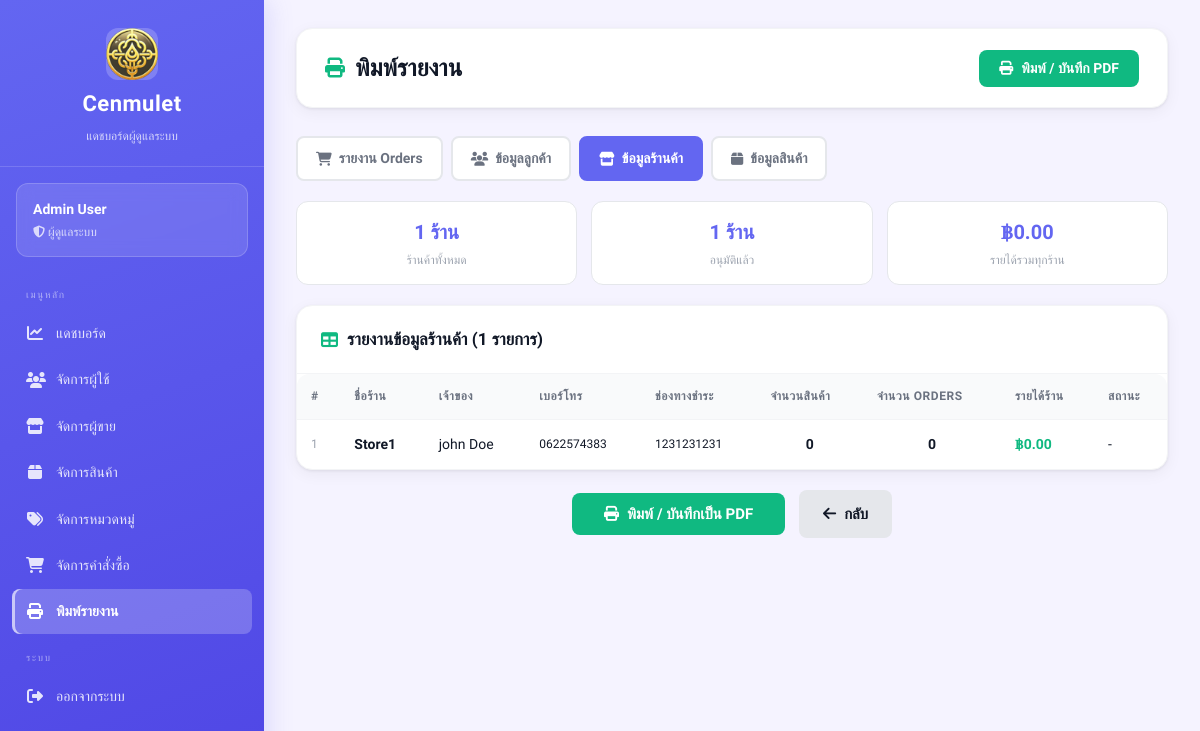
/views/admin/report.php?type=stores (signed in), run on an earlier commit of the app's database.
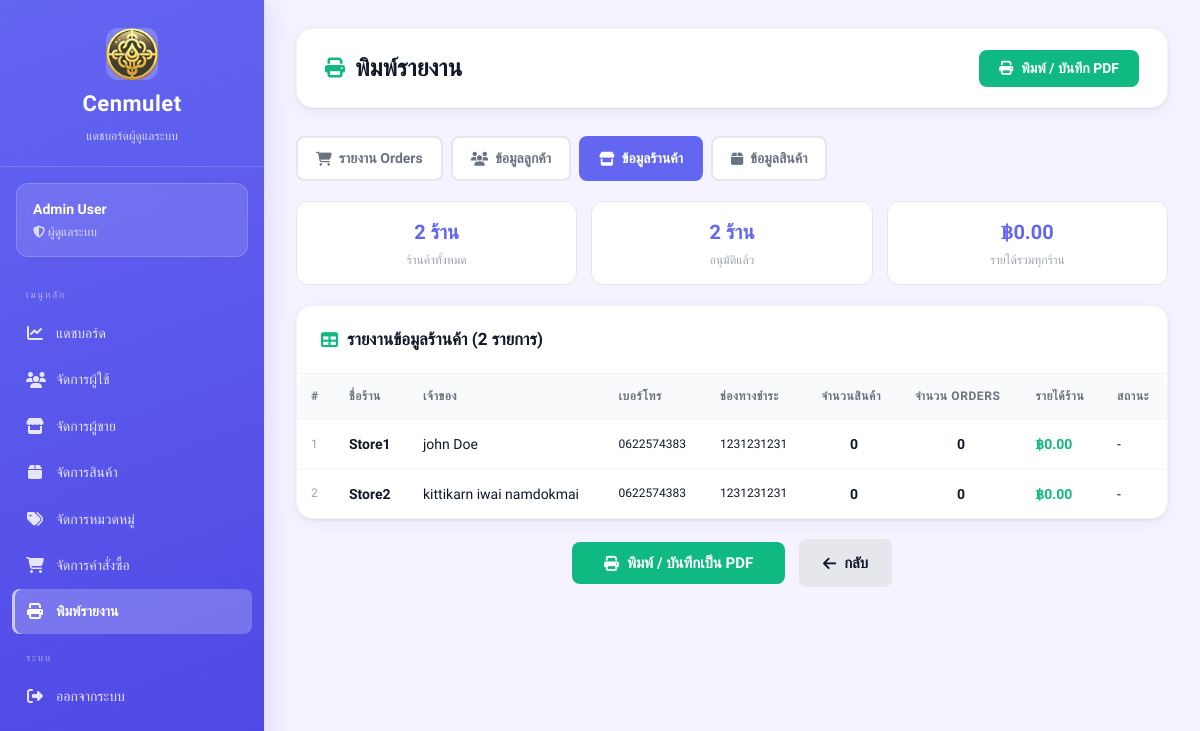
And on a later commit of the database.
### tables this page shows
CREATE TABLE sellers (
    id INTEGER PRIMARY KEY AUTOINCREMENT,
    fullname TEXT,
    store_name TEXT,
    username TEXT UNIQUE,
    password TEXT,
    address TEXT,
    img_store TEXT,
    tel TEXT,
    pay_contax TEXT,
    id_per TEXT,
    img_per TEXT,

    status TEXT DEFAULT 'pending',
    reject_reason TEXT,
    reviewed_at DATETIME
);

### views/admin/report.php (the view, shortened to what the changed rows need)
<?php
require_once __DIR__ . "/../../config/db.php";
$report_type = $_GET['type'] ?? 'orders';
$date_from = $_GET['date_from'] ?? date('Y-m-01');
$date_to   = $_GET['date_to']   ?? date('Y-m-d');
$data     = [];
$summary  = [];
$columns  = [];
$title_th = '';
switch ($report_type) {
    case 'stores':
        $title_th = 'รายงานข้อมูลร้านค้า';
        $columns  = ['#','ชื่อร้าน','เจ้าของ','เบอร์โทร','ช่องทางชำระ','จำนวนสินค้า','จำนวน Orders','รายได้ร้าน','สถานะ'];
        $rows = $db->query("
            SELECT s.*,
                   COUNT(DISTINCT a.id)  as product_count,
                   COUNT(DISTINCT o.id)  as order_count,
                   COALESCE(SUM(oi.quantity * oi.price),0) as revenue
            FROM sellers s
            LEFT JOIN amulets a ON s.id = a.sellerId
            LEFT JOIN order_items oi ON a.id = oi.amulet_id
            LEFT JOIN orders o ON oi.order_id = o.id AND o.status = 'completed'
            GROUP BY s.id
            ORDER BY revenue DESC
        ");
        $data = $rows->fetchAll(PDO::FETCH_ASSOC);
        $approved = 0; foreach ($data as $_r) { if ($_r['status'] === 'approved') $approved++; }
        $summary = [
            'ร้านค้าทั้งหมด'      => number_format(count($data)) . ' ร้าน',
            'อนุมัติแล้ว'         => number_format($approved) . ' ร้าน',
            'รายได้รวมทุกร้าน'    => '฿' . number_format(array_sum(array_column($data, 'revenue')), 2),
        ];
        break;
}
?>
<!DOCTYPE html>
<html lang="th">
<head>
    <link rel="stylesheet" href="/public/css/dashboard.css">
    <link rel="stylesheet" href="https://cdnjs.cloudflare.com/ajax/libs/font-awesome/6.5.1/css/all.min.css">
</head>
<body class="admin">
<div class="dashboard-container">
    <?php include __DIR__ . '/_sidebar.php'; ?>
    <main class="main-content">
        <div class="top-bar no-print">
            <h1><i class="fa-solid fa-print"></i> พิมพ์รายงาน</h1>
        </div>
        <div class="report-tabs no-print">
            <?php
            $tabs = [
                'orders'    => ['fa-cart-shopping',  'รายงาน Orders'],
                'customers' => ['fa-users',           'ข้อมูลลูกค้า'],
                'stores'    => ['fa-store',           'ข้อมูลร้านค้า'],
                'products'  => ['fa-box',             'ข้อมูลสินค้า'],
            ];
            foreach ($tabs as $key => [$icon, $label]):
                $q = $key === 'orders'
                    ? "?type=$key&date_from=$date_from&date_to=$date_to"
                    : "?type=$key";
            ?>
            <a href="<?php echo $q; ?>"
               class="report-tab <?php echo $report_type === $key ? 'active' : ''; ?>">
                <i class="fa-solid <?php echo $icon; ?>"></i>
                <?php echo $label; ?>
            </a>
            <?php endforeach; ?>
        </div>
        <?php if (!empty($summary)): ?>
        <div class="summary-strip">
            <?php foreach ($summary as $lbl => $val): ?>
            <div class="summary-card">
                <div class="s-val"><?php echo $val; ?></div>
                <div class="s-lbl"><?php echo $lbl; ?></div>
            </div>
            <?php endforeach; ?>
        </div>
        <?php endif; ?>
        <div class="card">
            <div class="card-header no-print">
                <h2><i class="fa-solid fa-table"></i> <?php echo $title_th; ?> (<?php echo count($data); ?> รายการ)</h2>
            </div>
            <div class="table-wrapper">
            <?php if (count($data) > 0): ?>
            <table>
                <thead>
                    <tr>
                        <?php foreach ($columns as $col): ?>
                        <th><?php echo $col; ?></th>
                        <?php endforeach; ?>
                    </tr>
                </thead>
                <tbody>
                <?php if ($report_type === 'stores'):
                    $status_map = [
                        'approved' => '<span class="status-ok">อนุมัติแล้ว</span>',
                        'pending'  => '<span class="status-wait">รออนุมัติ</span>',
                        'rejected' => '<span class="status-rej">ปฏิเสธ</span>',
                    ];
                    foreach ($data as $i => $r): ?>
                <tr>
                    <td style="color:#9ca3af;font-size:12px"><?php echo $i+1; ?></td>
                    <td><strong><?php echo htmlspecialchars($r['store_name']); ?></strong></td>
                    <td><?php echo htmlspecialchars($r['fullname']); ?></td>
                    <td style="font-size:12px"><?php echo htmlspecialchars($r['tel']); ?></td>
                    <td style="font-size:12px"><?php echo htmlspecialchars($r['pay_contax'] ?? '-'); ?></td>
                    <td style="text-align:center;font-weight:600"><?php echo number_format($r['product_count']); ?></td>
                    <td style="text-align:center;font-weight:600"><?php echo number_format($r['order_count']); ?></td>
                    <td><strong style="color:#10b981">฿<?php echo number_format($r['revenue'],2); ?></strong></td>
                    <td><?php echo $status_map[$r['status']] ?? '-'; ?></td>
                </tr>
                <?php endforeach; endif; ?>
                </tbody>
            </table>
            <?php endif; ?>
            </div>
        </div>
    </main>
</div>
</body>
</html>

What changed in the data, as far as the page shows it:
added sellers: store_name "Store2", fullname "kittikarn iwai namdokmai", tel "0622574383", pay_contax "1231231231", product_count "0", order_count "0", revenue "0.00", status "-"
Also different on the page:
count($data): "1" → "2"
new list line: "2 ร้าน ร้านค้าทั้งหมด"
new list line: "2 ร้าน อนุมัติแล้ว"
list line gone: "1 ร้าน ร้านค้าทั้งหมด"
list line gone: "1 ร้าน อนุมัติแล้ว"
